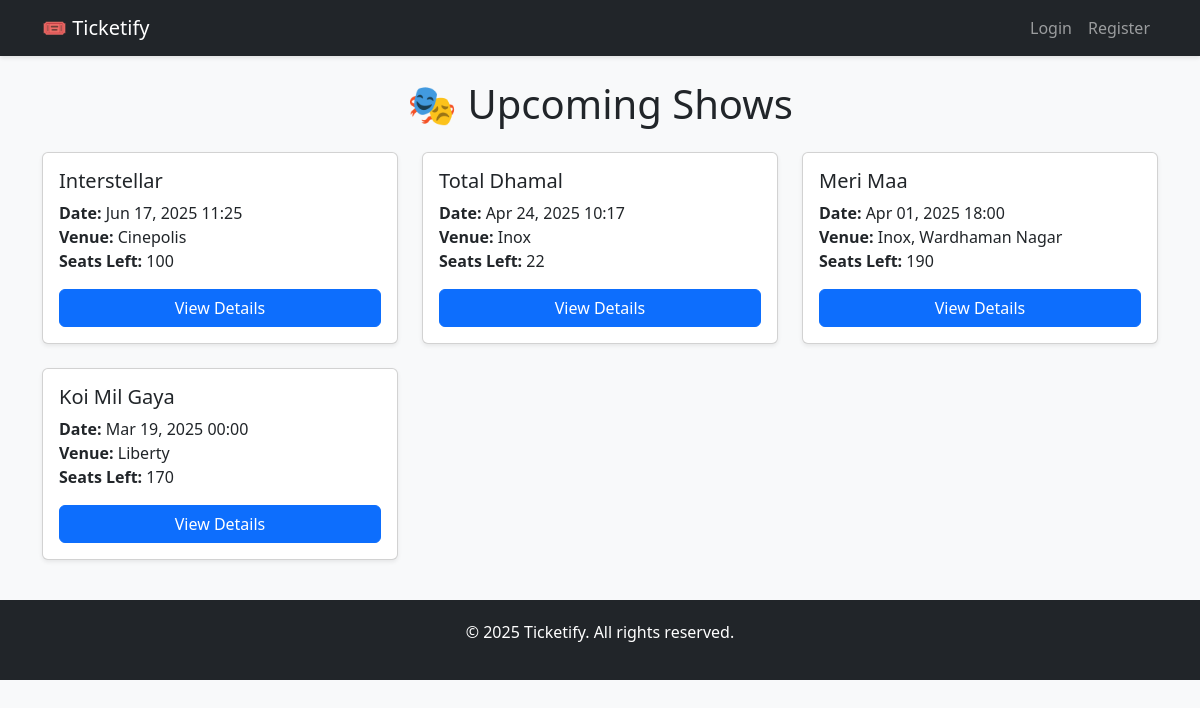
The app's page /shows/, older data.
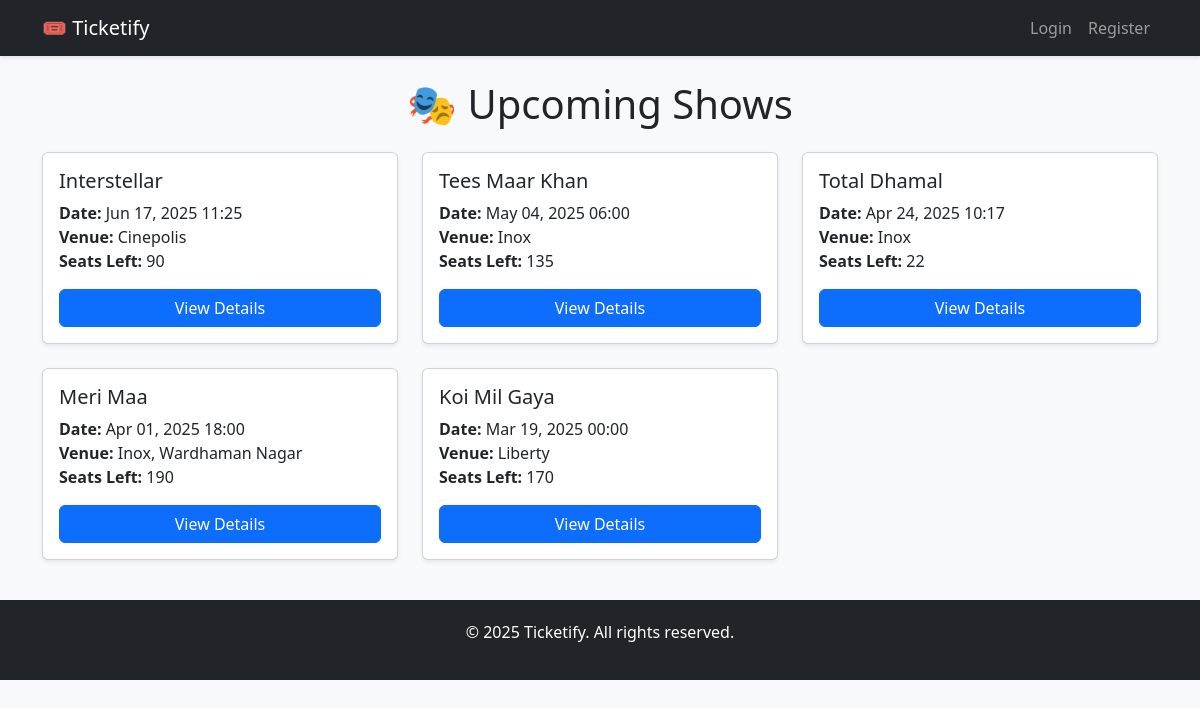
The same page, newer data.
### tickets/models.py (models this page shows, shortened)
class Show(models.Model):
    title = models.CharField(max_length=200)
    date = models.DateTimeField()
    venue = models.CharField(max_length=200)
    total_seats = models.PositiveIntegerField()
    price_per_seat = models.DecimalField(max_digits=6, decimal_places=2)
    created_at = models.DateTimeField(auto_now_add=True)
    updated_at = models.DateTimeField(auto_now=True)
    def available_seats(self):
        booked_seats = self.booking_set.aggregate(models.Sum('number_of_seats'))['number_of_seats__sum'] or 0
        return self.total_seats - booked_seats

### tickets/views.py (the view)
# urls.py: path('', views.ShowListView.as_view(), name='show_list'),
class ShowListView(ListView):
    model = Show
    template_name = 'tickets/show_list.html'
    context_object_name = 'shows'
    ordering = ['-date']

### tickets/templates/tickets/show_list.html (shortened to what this page needs)
{% extends 'base.html' %}
{% block content %}
<h1 class="text-center mb-4">🎭 Upcoming Shows</h1>
<div class="row g-4">
    {% for show in shows %}
    <div class="col-md-4">
        <div class="card shadow-sm h-100">
            <div class="card-body">
                <h5 class="card-title">{{ show.title }}</h5>
                <p class="card-text">
                    <strong>Date:</strong> {{ show.date|date:"M d, Y H:i" }}<br>
                    <strong>Venue:</strong> {{ show.venue }}<br>
                    <strong>Seats Left:</strong> {{ show.available_seats }}
                </p>
                <a href="{% url 'tickets:show_detail' show.pk %}" class="btn btn-primary w-100">View Details</a>
            </div>
        </div>
    </div>
    {% endfor %}
</div>
{% endblock %}

### tickets/templates/base.html (shortened to what this page needs)
{% load static %}
<!DOCTYPE html>
<html lang="en">
<head>
    <link href="https://cdn.jsdelivr.net/npm/bootstrap@5.3.0/dist/css/bootstrap.min.css" rel="stylesheet">
</head>
<body>
    <nav class="navbar navbar-expand-lg navbar-dark bg-dark">
        <div class="container">
            <a class="navbar-brand" href="{% url 'home' %}">🎟 Ticketify</a>
            <div class="collapse navbar-collapse">
                <ul class="navbar-nav ms-auto">
                    {% if user.is_authenticated %}
                        <li class="nav-item"><a class="nav-link" href="{% url 'tickets:booking_history' %}">My Bookings</a></li>
                        {% if user.is_admin %}
                            <li class="nav-item"><a class="nav-link" href="{% url 'tickets:admin_show_list' %}">Admin</a></li>
                        {% endif %}
                        <li class="nav-item"><form method="post" action="{% url 'accounts:logout' %}">{% csrf_token %}
                            <button class="btn btn-link nav-link" type="submit">Logout</button></form></li>
                        <li class="nav-item"><span class="nav-link">Hi, {{ user.username }}</span></li>
                    {% else %}
                        <li class="nav-item"><a class="nav-link" href="{% url 'accounts:login' %}">Login</a></li>
                        <li class="nav-item"><a class="nav-link" href="{% url 'accounts:register' %}">Register</a></li>
                    {% endif %}
                </ul>
            </div>
        </div>
    </nav>
    <div class="container mt-4">
        {% block content %}{% endblock %}
    </div>
    <footer>
        <p>© 2025 Ticketify. All rights reserved.</p>
    </footer>
</body>
</html>

### tickets/templates/base.html (style rules this page uses)
body { background-color: #f8f9fa; }
.navbar { box-shadow: 0 2px 4px rgba(0,0,0,0.1); }
footer { margin-top: 40px; padding: 20px 0; background-color: #212529; color: white; text-align: center; }

Row changes from the older to the newer data that the page shows:
computed for Show "Interstellar": available_seats "100" → "90"
added Show: title "Tees Maar Khan", date "May 04, 2025 06:00", venue "Inox", available_seats "135"
